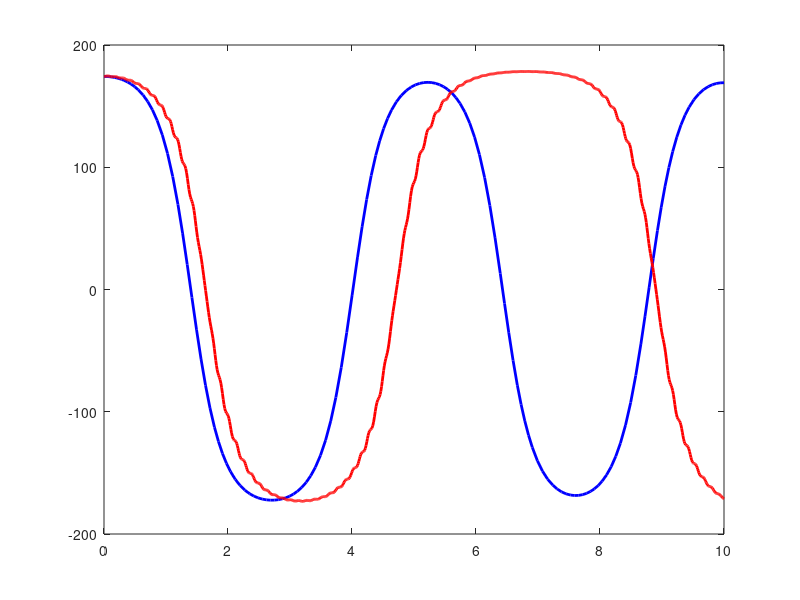

This figure's MATLAB source: (Note: this script raises an error after producing the figure.)
clear; clc; close all;

g = 9.81;
l = 1.0;
m = 1.0;
A = 0.05;
omega = 50;

theta0 = pi/6;
theta_dot0 = 0;

tspan = [0 10];
y0 = [theta0; theta_dot0];

kapitsa_ode = @(t, y, omega_val) [y(2); -(g/l)*sin(y(1)) + (A*omega_val^2/l)*cos(omega_val*t)*sin(y(1))];

[t1, y1] = ode45(@(t, y) kapitsa_ode(t, y, 0), tspan, y0);
[t2, y2] = ode45(@(t, y) kapitsa_ode(t, y, omega), tspan, y0);

theta0_top = pi - 0.1;
y0_top = [theta0_top; 0];

[t3, y3] = ode45(@(t, y) kapitsa_ode(t, y, 0), tspan, y0_top);
[t4, y4] = ode45(@(t, y) kapitsa_ode(t, y, omega), tspan, y0_top);

figure('Position', [100, 100, 800, 600]);
plot(t3, y3(:,1)*180/pi, 'b-', 'LineWidth', 2); hold on;
plot(t4, y4(:,1)*180/pi, 'r-', 'LineWidth', 2);
yline(180, 'k--', 'LineWidth', 1.5);
xlabel('Время t [с]');
ylabel('Угол \theta [градусы]');
title('Стабилизация верхнего положения маятника Капицы');
legend('Без вибрации (падает)', 'С вибрацией (стабилизируется)', 'Верхнее положение (180°)');
grid on;

fprintf('Критическая частота: ω_crit = %.2f рад/с\n', sqrt(2*g/(A*l)));
fprintf('Используемая частота: ω = %.2f рад/с\n', omega);
fprintf('Среднее положение с вибрацией: %.2f°\n', mean(y4(end-100:end,1))*180/pi);
fprintf('Среднее положение без вибрации: %.2f°\n', mean(y3(end-100:end,1))*180/pi);
